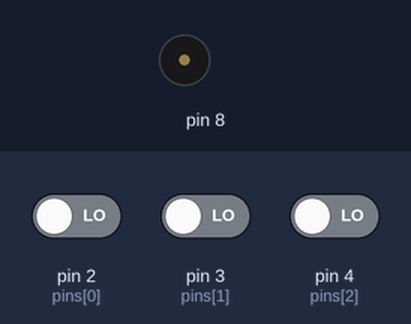
This sketch was run on a simulated Arduino Uno, built with avr-gcc and run on an emulated ATmega328P. Parts: buzzer (waves = sounding). Inputs (shaded band) come from the test bench; at power-on: pin 2 (pins[0]) LOW, pin 3 (pins[1]) LOW, pin 4 (pins[2]) LOW.

Above: at 1.2 s.
1.3 s: pin 2 (pins[0]) driven HIGH
At 4.2 s:
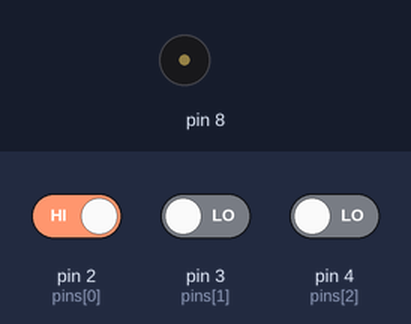
4.3 s: pin 2 (pins[0]) driven LOW
At 5.0 s:
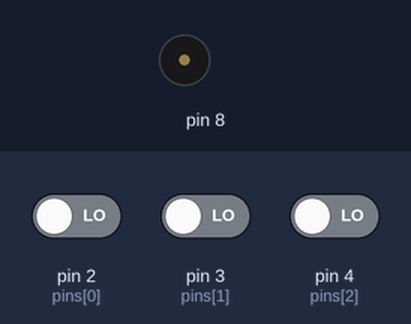
5.8 s: pin 3 (pins[1]) driven HIGH
At 5.9 s:
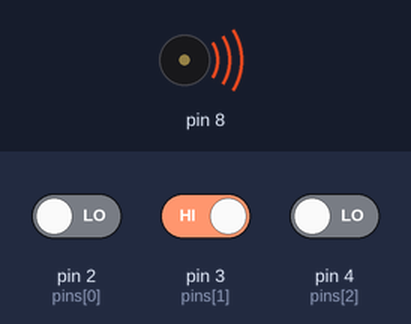
Timing chart, 0 to 14.8 s (numbered marks = the images above; inputs shaded):
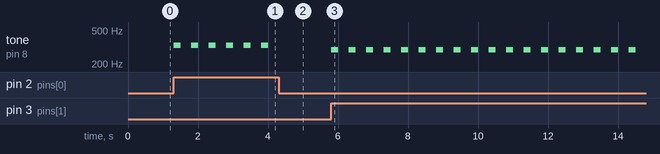

Measured:
- after the input at 1.3 s, tone on pin 8: alternates 330 Hz for 0.20 s and silent for 0.30 s, starting at once
- after the input at 4.3 s, tone on pin 8: stops changing and stays silent
- after the input at 5.8 s, tone on pin 8: alternates 294 Hz for 0.20 s and silent for 0.30 s, starting at once

The sketch:

sound_schoolBell.ino
```cpp
#define NOTE_C4 262
#define NOTE_D4 294
#define NOTE_E4 330

int pins[] = {2, 3, 4};
int notes[] = {NOTE_E4, NOTE_D4, NOTE_C4};

void setup() {
  for (int i = 0; i < 3; i++) {
    pinMode(pins[i], INPUT);
  }
  pinMode(8, OUTPUT); // 부저를 제어할 핀을 출력으로 설정
}

void loop() {
  for (int i = 0; i < 3; i++) {
    if (digitalRead(pins[i]) == HIGH) { // 괄호 위치 수정
      tone(8, notes[i], 200);  // 음의 재생 길이를 늘임 (20에서 200으로, 박자)
      delay(500); // 잠시 소리를 듣기 위해 대기
      noTone(8);  // 소리 중단
    }
  }
}
```
